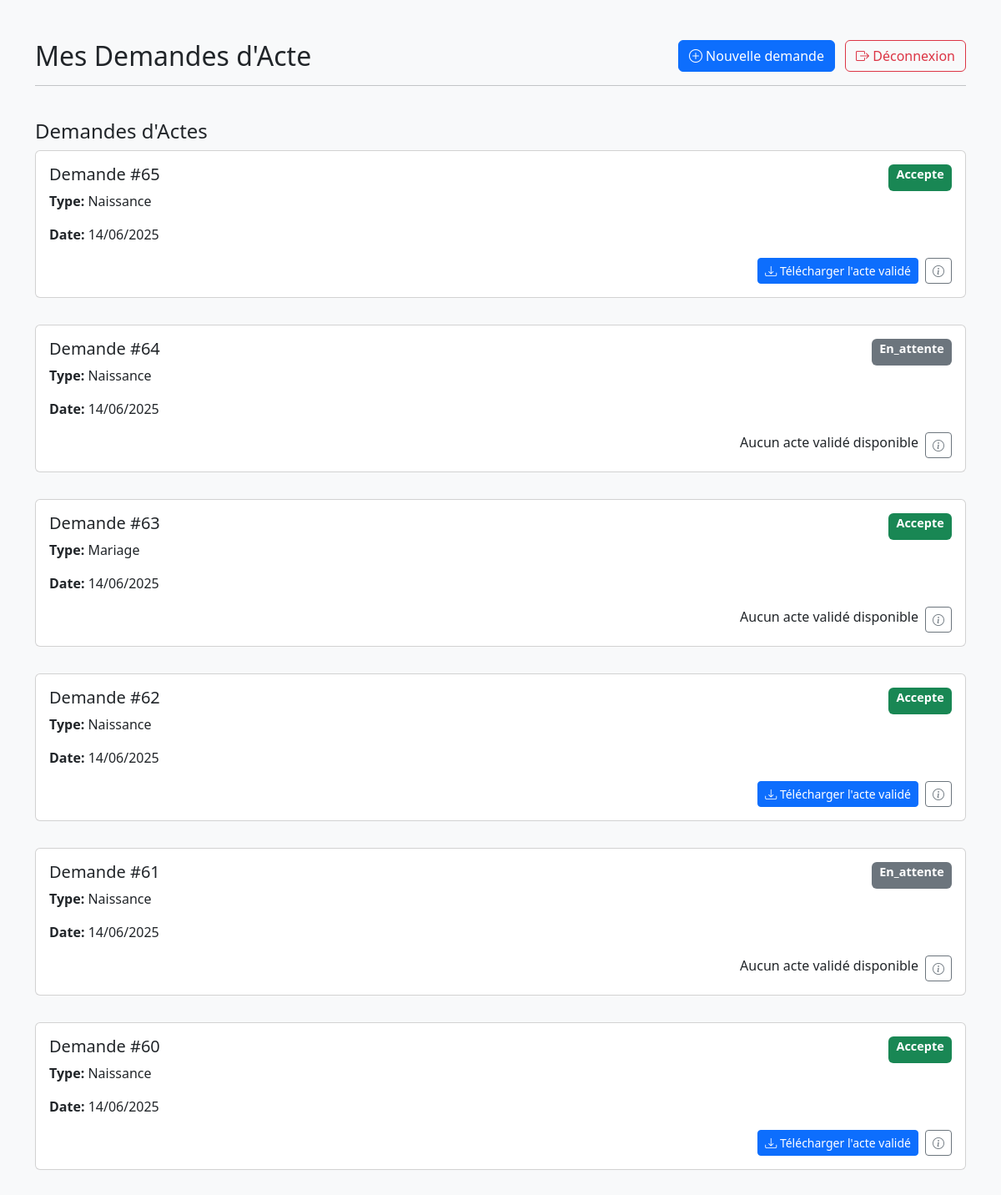
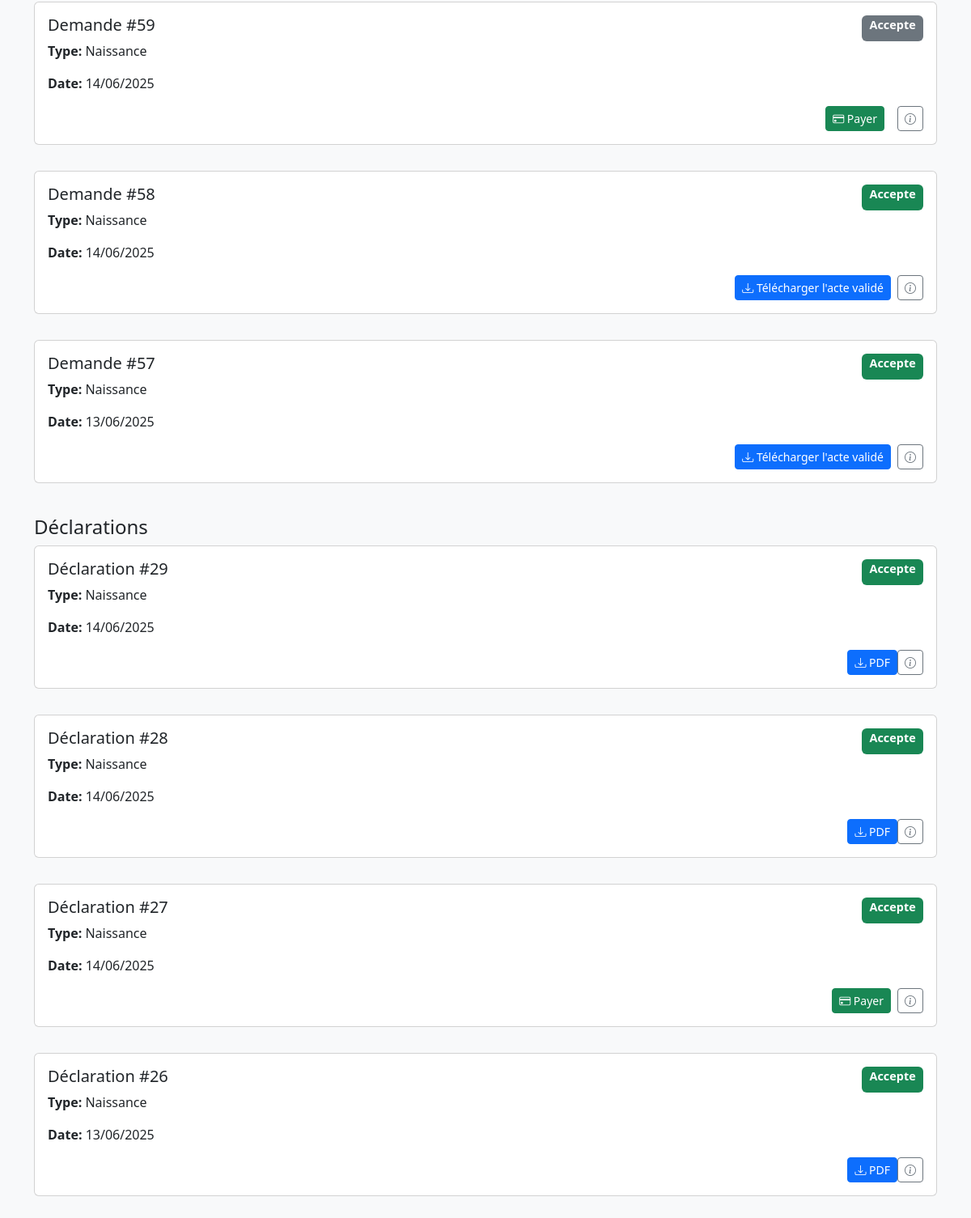
The page /mes_demandes.php (signed in) on the database its author committed (2 pictures, top to bottom).
### tables this page shows
CREATE TABLE `paiements` (
  `id` int(11) NOT NULL,
  `demande_id` int(11) NOT NULL,
  `montant` decimal(10,2) NOT NULL,
  `operateur` enum('mtn','orange','moov','wave') DEFAULT NULL,
  `numero` varchar(20) DEFAULT NULL,
  `statut` enum('en_attente','effectue','echoue') DEFAULT 'en_attente',
  `date_paiement` timestamp NOT NULL DEFAULT current_timestamp()
);

CREATE TABLE `demandes_actes` (
  `id` int(11) NOT NULL,
  `citoyen_id` int(11) NOT NULL,
  `type_acte` enum('naissance','mariage','deces') NOT NULL,
  `statut` enum('en_attente','accepte','rejete') DEFAULT 'en_attente',
  `date_demande` timestamp NOT NULL DEFAULT current_timestamp(),
  `fichiers` text DEFAULT NULL,
  `acte_valide` varchar(255) DEFAULT NULL
);

CREATE TABLE `paiements_declarations` (
  `id` int(11) NOT NULL,
  `declaration_id` int(11) NOT NULL,
  `montant` decimal(10,2) NOT NULL,
  `operateur` enum('mtn','orange','moov','wave') DEFAULT NULL,
  `numero` varchar(20) DEFAULT NULL,
  `statut` enum('en_attente','effectue','echoue') DEFAULT 'en_attente',
  `date_paiement` timestamp NOT NULL DEFAULT current_timestamp()
);

CREATE TABLE `declarations` (
  `id` int(11) NOT NULL,
  `citoyen_id` int(11) NOT NULL,
  `type_acte` varchar(255) NOT NULL,
  `statut` enum('en_attente','accepte','rejete') DEFAULT 'en_attente',
  `date_declaration` datetime DEFAULT current_timestamp(),
  `fichiers` text DEFAULT NULL
);

### mes_demandes.php (the view, shortened to what this page needs)
<?php
$conn = new mysqli('localhost', 'root', '', 'mairie_brobo');
$citoyen_id = $_SESSION['citoyen_id'];
$stmtDemandes = $conn->prepare("
    SELECT d.*, p.statut AS paiement_statut
    FROM demandes_actes d
    LEFT JOIN paiements p ON d.id = p.demande_id AND p.statut = 'effectue'
    WHERE d.citoyen_id = ?
    ORDER BY d.date_demande DESC
");
$stmtDemandes->bind_param('i', $citoyen_id);
$stmtDemandes->execute();
$demandes = $stmtDemandes->get_result();
$stmtDeclarations = $conn->prepare("
    SELECT declarations.*, paiements_declarations.statut AS paiement_statut
    FROM declarations
    LEFT JOIN paiements_declarations ON declarations.id = paiements_declarations.declaration_id AND paiements_declarations.statut = 'effectue'
    WHERE declarations.citoyen_id = ? AND declarations.statut IN ('accepte', 'rejete')
    ORDER BY declarations.date_declaration DESC
");
$stmtDeclarations->bind_param('i', $citoyen_id);
$stmtDeclarations->execute();
$declarations = $stmtDeclarations->get_result();
?>
<!DOCTYPE html>
<html lang="fr">
<head>
    <link rel="stylesheet" href="https://cdn.jsdelivr.net/npm/bootstrap@5.3.0/dist/css/bootstrap.min.css">
    <link rel="stylesheet" href="https://cdn.jsdelivr.net/npm/bootstrap-icons@1.10.0/font/bootstrap-icons.css">
</head>
<body class="bg-light">
    <div class="container py-5">
        <div class="row mb-4">
            <div class="col">
                <div class="d-flex justify-content-between align-items-center">
                    <h2 class="mb-0">Mes Demandes d'Acte</h2>
                    <div>
                        <a href="demandeacte.php" class="btn btn-primary me-2">
                            <i class="bi bi-plus-circle"></i> Nouvelle demande
                        </a>
                        <a href="../View/index.php" class="btn btn-outline-danger">
                            <i class="bi bi-box-arrow-right"></i> Déconnexion
                        </a>
                    </div>
                </div>
                <hr>
            </div>
        </div>
        <h4>Demandes d'Actes</h4>
        <div class="row g-3 mb-4">
            <?php while ($d = $demandes->fetch_assoc()) : ?>
                <div class="col-12">
                    <div class="card card-demand mb-3">
                        <div class="card-body">
                            <div class="d-flex justify-content-between">
                                <h5 class="card-title">Demande #<?= htmlspecialchars($d['id']) ?></h5>
                                <span class="badge <?= isset($d['paiement_statut']) && $d['paiement_statut'] == 'effectue' ? 'bg-success' : 'bg-secondary' ?> status-badge">
                                    <?= htmlspecialchars(ucfirst($d['statut'])) ?>
                                </span>
                            </div>
                            <p class="card-text">
                                <strong>Type:</strong> <?= htmlspecialchars(ucfirst($d['type_acte'])) ?>
                            </p>
                            <p class="card-text">
                                <strong>Date:</strong> <?= date('d/m/Y', strtotime($d['date_demande'])) ?>
                            </p>
                            <div class="d-flex justify-content-end">
                                <?php if ($d['statut'] == 'accepte' && !$d['paiement_statut']) : ?>
                                    <a href="simulate_payment.php?demande_id=<?= $d['id'] ?>"
                                       class="btn btn-success btn-sm me-2">
                                        <i class="bi bi-credit-card"></i> Payer
                                    </a>
                                <?php elseif (isset($d['paiement_statut']) && $d['paiement_statut'] == 'effectue' && $d['type_acte'] === 'naissance' && !empty($d['acte_valide'])) : ?>
                                    <a href="../pdfs/<?= htmlspecialchars($d['acte_valide']) ?>"
                                       class="btn btn-primary btn-sm" target="_blank" download>
                                        <i class="bi bi-download"></i> Télécharger l'acte validé
                                    </a>
                                <?php else: ?>
                                    <span>Aucun acte validé disponible</span>
                                <?php endif; ?>
                                <button class="btn btn-outline-secondary btn-sm ms-2"
                                        onclick="showDetails(<?= $d['id'] ?>)">
                                    <i class="bi bi-info-circle"></i>
                                </button>
                            </div>
                        </div>
                    </div>
                </div>
            <?php endwhile; ?>
        </div>
        <h4>Déclarations</h4>
        <div class="row g-3 mb-4">
            <?php while ($dec = $declarations->fetch_assoc()) : ?>
                <div class="col-12">
                    <div class="card card-demand mb-3">
                        <div class="card-body">
                            <div class="d-flex justify-content-between">
                                <h5 class="card-title">Déclaration #<?= htmlspecialchars($dec['id']) ?></h5>
                                <span class="badge <?= isset($dec['statut']) && $dec['statut'] == 'accepte' ? 'bg-success' : 'bg-danger' ?> status-badge">
                                    <?= htmlspecialchars(ucfirst($dec['statut'])) ?>
                                </span>
                            </div>
                            <p class="card-text">
                                <strong>Type:</strong> <?= htmlspecialchars(ucfirst($dec['type_acte'])) ?>
                            </p>
                            <p class="card-text">
                                <strong>Date:</strong> <?= date('d/m/Y', strtotime($dec['date_declaration'])) ?>
                            </p>
                            <div class="d-flex justify-content-end">
                                <?php if ($dec['statut'] == 'accepte' && !$dec['paiement_statut']) : ?>
                                    <a href="simulate_payment.php?declaration_id=<?= $dec['id'] ?>"
                                       class="btn btn-success btn-sm me-2">
                                        <i class="bi bi-credit-card"></i> Payer
                                    </a>
                                <?php elseif (isset($dec['paiement_statut']) && $dec['paiement_statut']) : ?>
                                    <a href="../Model/generate_pdf.php?declaration_id=<?= $dec['id'] ?>"
                                       class="btn btn-primary btn-sm">
                                        <i class="bi bi-download"></i> PDF
                                    </a>
                                <?php endif; ?>
                                <button class="btn btn-outline-secondary btn-sm"
                                        onclick="showDetails(<?= $dec['id'] ?>)">
                                    <i class="bi bi-info-circle"></i>
                                </button>
                            </div>
                        </div>
                    </div>
                </div>
            <?php endwhile; ?>
        </div>
    </div>
</body>
</html>

### mes_demandes.php (style rules this page uses)
.card-demand { transition: all 0.3s ease; cursor: pointer; }
.status-badge { font-size: 0.9rem; padding: 0.35em 0.65em; }

### rows shown on the page
paiements: demande "65", demande.statut "Accepte", demande.type_acte "Naissance", demande.date_demande "14/06/2025"
demandes_actes: id "64", statut "En_attente", type_acte "Naissance", date_demande "14/06/2025", shows "Aucun acte validé disponible"
paiements: demande "63", demande.statut "Accepte", demande.type_acte "Mariage", demande.date_demande "14/06/2025", statut "Aucun acte validé disponible"
paiements: demande "62", demande.statut "Accepte", demande.type_acte "Naissance", demande.date_demande "14/06/2025"
demandes_actes: id "61", statut "En_attente", type_acte "Naissance", date_demande "14/06/2025", shows "Aucun acte validé disponible"
paiements: demande "60", demande.statut "Accepte", demande.type_acte "Naissance", demande.date_demande "14/06/2025"
demandes_actes: id "59", statut "Accepte", type_acte "Naissance", date_demande "14/06/2025"
paiements: demande "58", demande.statut "Accepte", demande.type_acte "Naissance", demande.date_demande "14/06/2025"
paiements: demande "57", demande.statut "Accepte", demande.type_acte "Naissance", demande.date_demande "13/06/2025"
paiements_declarations: declaration "29", declaration.statut "Accepte", declaration.type_acte "Naissance", declaration.date_declaration "14/06/2025"
paiements_declarations: declaration "28", declaration.statut "Accepte", declaration.type_acte "Naissance", declaration.date_declaration "14/06/2025"
declarations: id "27", statut "Accepte", type_acte "Naissance", date_declaration "14/06/2025"
paiements_declarations: declaration "26", declaration.statut "Accepte", declaration.type_acte "Naissance", declaration.date_declaration "13/06/2025"
